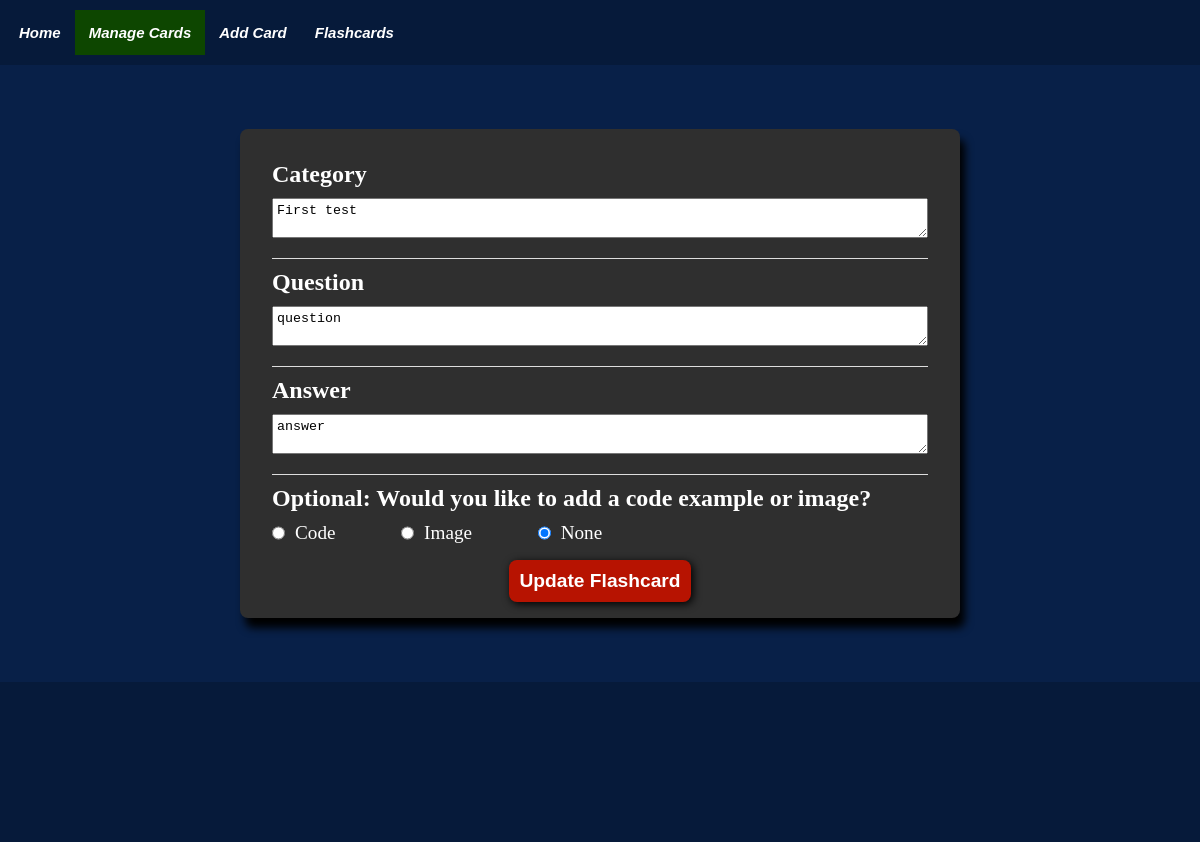
/edit_flashcard/2, run on the app's committed database.
### tables this page shows
CREATE TABLE Flashcards(
                    cid INTEGER PRIMARY KEY AUTOINCREMENT,
                    category TEXT NOT NULL,
                    question TEXT,
                    answer TEXT,
                    qid INTEGER REFERENCES Figure(fid), 
                    aid INTEGER REFERENCES Figure(fid)
            );

### app.py (the view)
@app.route("/edit_flashcard/<key>")
def edit_flashcard_route(key):
    data = database.view_card(key=key)
    categories = database.view_allcategories()
    return render_template('edit_flashcard.html', nav_id="manage-page", data=data, categories=categories)

### templates/edit_flashcard.html (shortened to what this page needs)
{% extends "base.html" %}
{% block content %}
<div class="flashcard-content">
    <form action="{{ url_for('update_flashcard_route', key=data['key']) }}" method="post" enctype="multipart/form-data">
        <div class="flashcard-content-inner">
            <h2>Category</h2>
            <textarea id="category" name="category" rows="4">{{ data['category'] | escape }}</textarea>
        </div>
        <div class="flashcard-content-inner">
            <h2>Question</h2>
            <textarea id="question" name="question" rows="4">{{ data['question'] | escape }}</textarea>
        </div>
        <div class="flashcard-content-inner">
            <h2>Answer</h2>
            <textarea id="answer" name="answer" rows="4">{{ data['answer'] | escape }}</textarea>
        </div>
        <div class="flashcard-content-inner">
            <h2>Optional: Would you like to add a code example or image?</h2>
            <div class="radio-input">
                <input type="radio" id="code-selection" name="input-type" value="code" onclick="toggleFields('code')" {% if data['code'] %}checked{% endif %}>
                <label for="code">Code</label>
                <input type="radio" id="image-selection" name="input-type" value="image" onclick="toggleFields('image')" {% if data['image_file'] %}checked{% endif %}>
                <label for="image">Image</label>
                <input type="radio" id="none-type" name="input-type" value="none" onclick="toggleFields('none')" {% if not data['code'] and not data['image_file'] %}checked{% endif %}>
                <label for="none-type">None</label>
            </div>
        </div>
        <button class="edit-btn" type="submit">Update Flashcard</button>
    </form>
</div>
{% endblock %}

### static/css/base.css (style rules this page uses)
* { padding: 0; margin: 0; box-sizing: border-box; }
body { background-color: #082048; font-family: 'Times New Roman', Times, serif; width: 100%; position: relative; display: flex; flex-direction: column; min-height: 100vh; }
.flashcard-content { background-color: #2f2f2f; color: #FFFFFF; box-shadow: 5px 10px 8px #000; margin: 0 auto 4rem auto; padding: 1rem; border-radius: 8px; width: 60vw; }
.flashcard-content-inner { margin: 1rem; border-top: 1px solid #ddd;; }
.flashcard-content-inner h2 { margin: 10px 0; }
.flashcard-content-inner:first-child { border-top: none; }
.flashcard-content-inner textarea, .flashcard-content-inner input:not(input[type='radio']) { width: 100%; max-width: 100%; min-width: 100%; height: 40px; overflow-y: auto; padding: 4px; }
.radio-input { display: flex; flex-direction: row; font-size: larger; }
#image-selection, #none-type { margin-left: 10%; }
.radio-input label { margin-left: 10px; }
.edit-btn { border: none; display: block; margin: 0 auto; padding: 10px; background-color: #b71301; box-shadow: 2px 2px 8px #000; border-radius: 8px; color: #FFFFFF; font-weight: bold; font-size: larger; }

### data on the page
Flashcards: category "First test", question "question", answer "answer"
